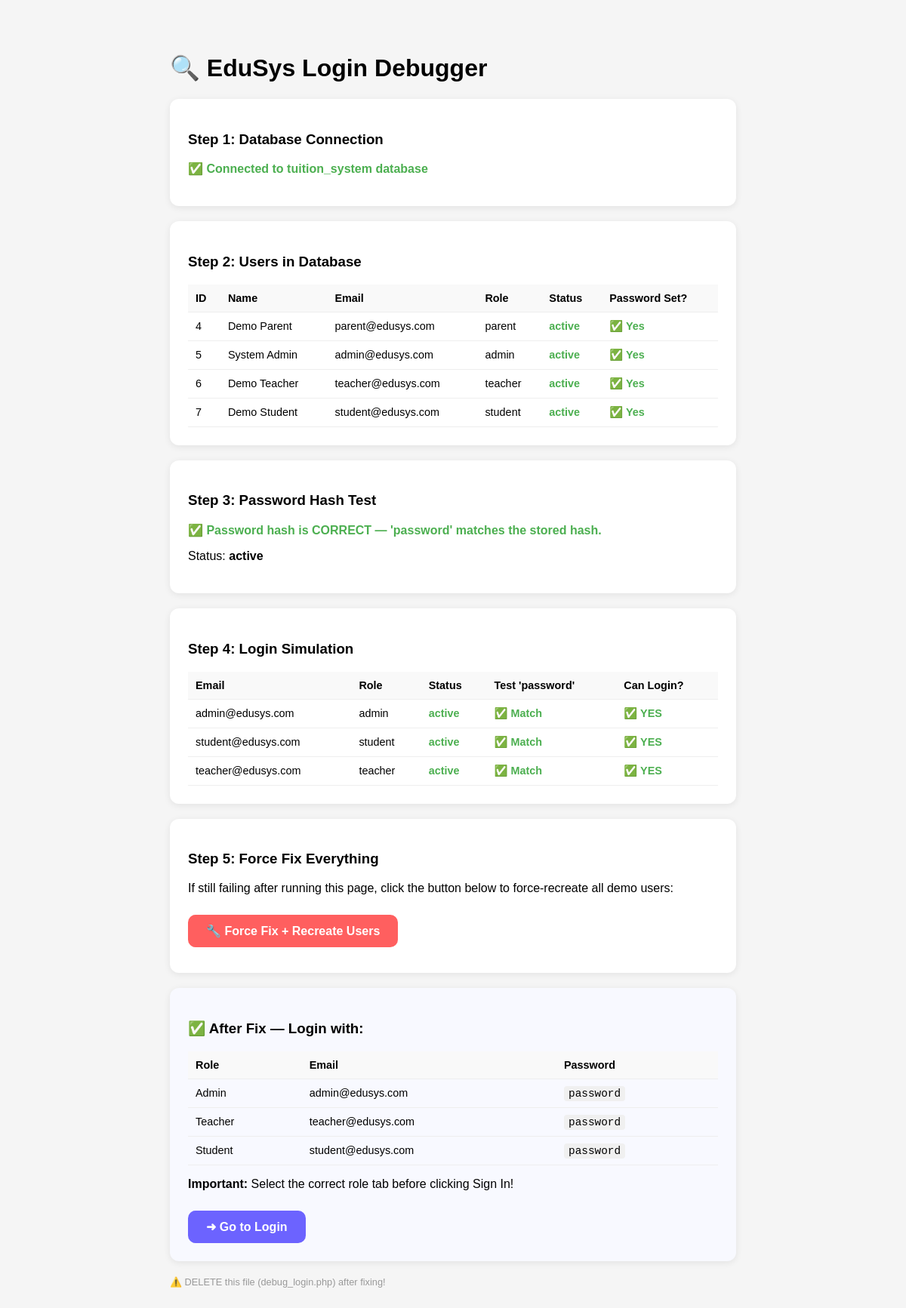
Page /debug_login.php on the earlier database version.
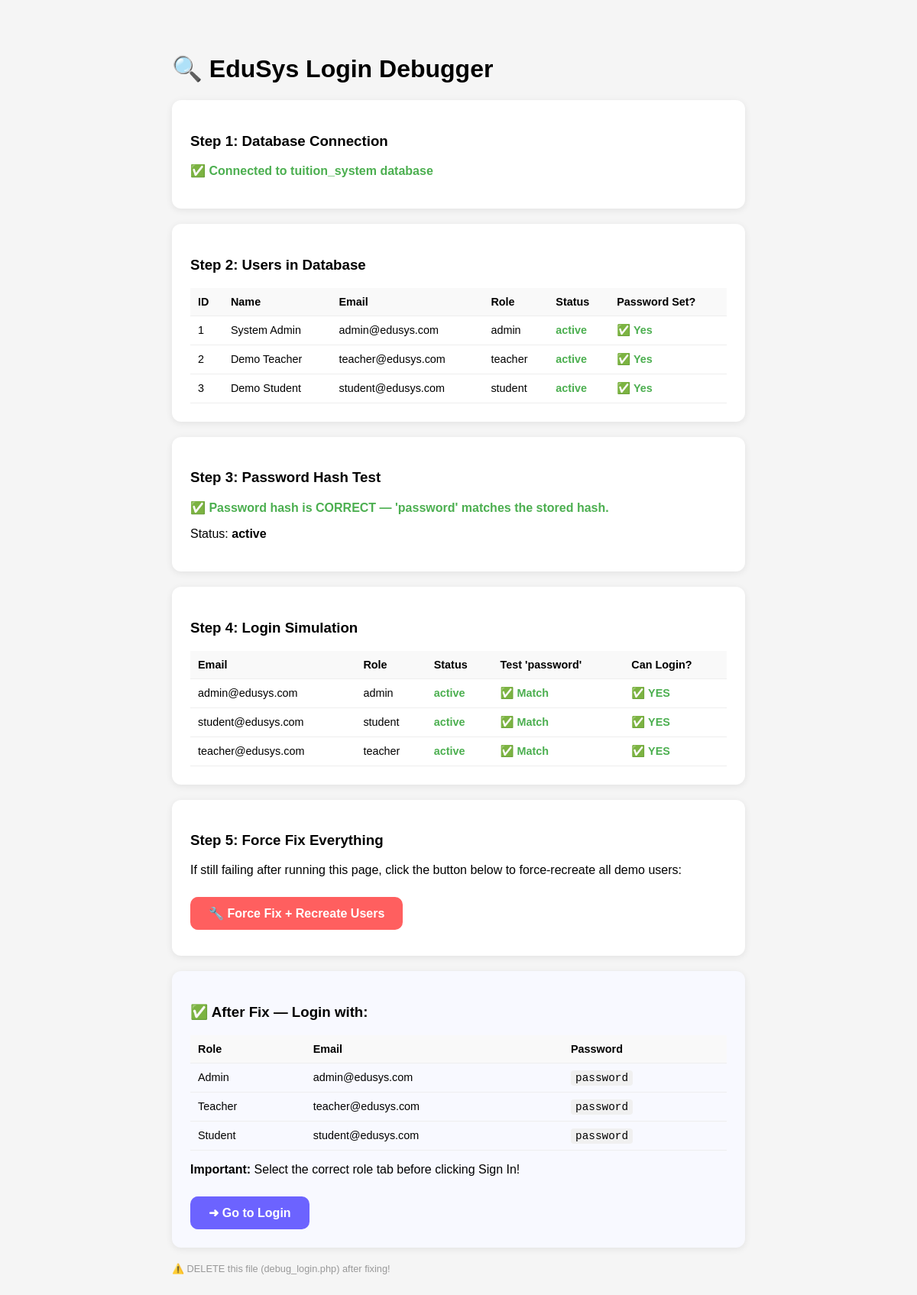
Same page on the later database version.
### tables this page shows
CREATE TABLE `users` (
  `id` int(11) NOT NULL,
  `name` varchar(150) NOT NULL,
  `email` varchar(150) NOT NULL,
  `password` varchar(255) NOT NULL,
  `role` enum('admin','teacher','student') NOT NULL DEFAULT 'student',
  `avatar` varchar(255) DEFAULT NULL,
  `status` enum('active','inactive','pending') DEFAULT 'active',
  `created_at` timestamp NOT NULL DEFAULT current_timestamp(),
  `updated_at` timestamp NOT NULL DEFAULT current_timestamp() ON UPDATE current_timestamp()
);

### debug_login.php (the view, shortened to what this page needs)
<?php
echo "<!DOCTYPE html><html><head><title>Login Debug</title>";
echo "<style>body{font-family:sans-serif;max-width:750px;margin:30px auto;padding:20px;background:#f5f5f5;}";
echo ".card{background:#fff;border-radius:12px;padding:24px;margin-bottom:20px;box-shadow:0 2px 10px rgba(0,0,0,0.08);}";
echo ".ok{color:#4CAF50;font-weight:600;} .err{color:#f44336;font-weight:600;} .warn{color:#ff9800;font-weight:600;}";
echo "table{width:100%;border-collapse:collapse;} th,td{padding:10px;text-align:left;border-bottom:1px solid #eee;font-size:0.9rem;}";
echo "th{background:#f9f9f9;} code{background:#f0f0f0;padding:2px 6px;border-radius:4px;}";
echo "</style></head><body>";
echo "<h1>🔍 EduSys Login Debugger</h1>";
echo "<div class='card'><h3>Step 1: Database Connection</h3>";
$conn = @new mysqli('localhost', 'root', '', 'tuition_system');
echo "<p class='ok'>✅ Connected to tuition_system database</p></div>";
echo "<div class='card'><h3>Step 2: Users in Database</h3>";
$result = $conn->query("SELECT id, name, email, role, status, LENGTH(password) as pass_len FROM users ORDER BY id");
if (!$result) {
    echo "<p class='err'>❌ Cannot read users table: " . $conn->error . "</p>";
    echo "<p>→ Run <a href='setup.php'>setup.php</a> to create the tables!</p>";
} elseif ($result->num_rows === 0) {
    echo "<p class='err'>❌ No users found in database!</p>";
    echo "<p>→ Run <a href='setup.php'>setup.php</a> to insert demo users.</p>";
} else {
    echo "<table><tr><th>ID</th><th>Name</th><th>Email</th><th>Role</th><th>Status</th><th>Password Set?</th></tr>";
    while ($u = $result->fetch_assoc()) {
        $pass_ok = $u['pass_len'] > 50 ? "<span class='ok'>✅ Yes</span>" : "<span class='err'>❌ Empty/Short</span>";
        $status_class = $u['status'] === 'active' ? 'ok' : 'err';
        echo "<tr>
            <td>{$u['id']}</td>
            <td>{$u['name']}</td>
            <td>{$u['email']}</td>
            <td>{$u['role']}</td>
            <td><span class='{$status_class}'>{$u['status']}</span></td>
            <td>$pass_ok</td>
        </tr>";
    }
    echo "</table>";
}
echo "</div>";
echo "<div class='card'><h3>Step 3: Password Hash Test</h3>";
$user_check = $conn->query("SELECT id, email, password, status, role FROM users WHERE email='admin@edusys.com'")->fetch_assoc();
if (!$user_check) {
    echo "<p class='err'>❌ Admin user (admin@edusys.com) not found! Run setup.php first.</p>";
} else {
    $test = password_verify('password', $user_check['password']);
    if ($test) {
        echo "<p class='ok'>✅ Password hash is CORRECT — 'password' matches the stored hash.</p>";
        echo "<p>Status: <strong>" . $user_check['status'] . "</strong></p>";
    }
}
echo "</div>";
echo "<div class='card'><h3>Step 4: Login Simulation</h3>";
$all_users = $conn->query("SELECT id, name, email, password, role, status FROM users WHERE email IN ('admin@edusys.com','teacher@edusys.com','student@edusys.com')");
if ($all_users) {
    echo "<table><tr><th>Email</th><th>Role</th><th>Status</th><th>Test 'password'</th><th>Can Login?</th></tr>";
    while ($u = $all_users->fetch_assoc()) {
        $pass_match = password_verify('password', $u['password']);
        $can_login = $pass_match && $u['status'] === 'active';
        echo "<tr>
            <td>{$u['email']}</td>
            <td>{$u['role']}</td>
            <td>" . ($u['status']==='active'?"<span class='ok'>{$u['status']}</span>":"<span class='err'>{$u['status']}</span>") . "</td>
            <td>" . ($pass_match?"<span class='ok'>✅ Match</span>":"<span class='err'>❌ No match</span>") . "</td>
            <td>" . ($can_login?"<span class='ok'>✅ YES</span>":"<span class='err'>❌ NO</span>") . "</td>
        </tr>";
    }
    echo "</table>";
}
echo "</div>";
echo "<div class='card'><h3>Step 5: Force Fix Everything</h3>";
if (isset($_GET['fix'])) {
    $new_hash = password_hash('password', PASSWORD_BCRYPT);
    $conn->query("SET foreign_key_checks=0");
    $conn->query("DELETE FROM users WHERE email IN ('admin@edusys.com','teacher@edusys.com','student@edusys.com')");
    $conn->query("INSERT INTO users (name,email,password,role,status) VALUES
        ('System Admin','admin@edusys.com','$new_hash','admin','active'),
        ('Demo Teacher','teacher@edusys.com','$new_hash','teacher','active'),
        ('Demo Student','student@edusys.com','$new_hash','student','active')");
    $teacher_uid = $conn->query("SELECT id FROM users WHERE email='teacher@edusys.com'")->fetch_assoc()['id'];
    $student_uid = $conn->query("SELECT id FROM users WHERE email='student@edusys.com'")->fetch_assoc()['id'];
    $conn->query("INSERT IGNORE INTO teachers (user_id,qualification,approval_status) VALUES ($teacher_uid,'M.Sc Mathematics','approved')");
    $conn->query("INSERT IGNORE INTO students (user_id,roll_number,grade,admission_date) VALUES ($student_uid,'STU0001','Grade 10',CURDATE())");
    $conn->query("SET foreign_key_checks=1");
    echo "<p class='ok'>✅ FIXED! All demo users recreated with fresh password hashes.</p>";
    echo "<p>Now try logging in: <a href='/project/login.php'>→ Login Page</a></p>";
} else {
    echo "<p>If still failing after running this page, click the button below to force-recreate all demo users:</p>";
    echo "<a href='?fix=1' style='display:inline-block;padding:12px 24px;background:#FF5F5F;color:white;text-decoration:none;border-radius:10px;font-weight:700;margin:10px 0;'>🔧 Force Fix + Recreate Users</a>";
}
echo "</div>";
echo "<div class='card' style='background:#f8f9ff;'>
<h3>✅ After Fix — Login with:</h3>
<table>
<tr><th>Role</th><th>Email</th><th>Password</th></tr>
<tr><td>Admin</td><td>admin@edusys.com</td><td><code>password</code></td></tr>
<tr><td>Teacher</td><td>teacher@edusys.com</td><td><code>password</code></td></tr>
<tr><td>Student</td><td>student@edusys.com</td><td><code>password</code></td></tr>
</table>
<p><strong>Important:</strong> Select the correct role tab before clicking Sign In!</p>
<a href='/project/login.php' style='display:inline-block;padding:12px 24px;background:#6C63FF;color:white;text-decoration:none;border-radius:10px;font-weight:700;margin-top:10px;'>➜ Go to Login</a>
</div>";
echo "<p style='color:#999;font-size:0.8rem;margin-top:20px;'>⚠️ DELETE this file (debug_login.php) after fixing!</p>";
echo "</body></html>";

Differences in the rows shown:
removed users: id "4", name "Demo Parent", email "parent@edusys.com", role "parent", status "active", shown under "Step 2: Users in Database"
removed users: id "5", name "System Admin", email "admin@edusys.com", role "admin", status "active", shows "✅ Match", shows "✅ YES"
removed users: id "6", name "Demo Teacher", email "teacher@edusys.com", role "teacher", status "active", shows "✅ Match", shows "✅ YES"
removed users: id "7", name "Demo Student", email "student@edusys.com", role "student", status "active", shows "✅ Match", shows "✅ YES"
added users: id "1", name "System Admin", email "admin@edusys.com", role "admin", status "active", shows "✅ Match", shows "✅ YES"
added users: id "2", name "Demo Teacher", email "teacher@edusys.com", role "teacher", status "active", shows "✅ Match", shows "✅ YES"
added users: id "3", name "Demo Student", email "student@edusys.com", role "student", status "active", shows "✅ Match", shows "✅ YES"
